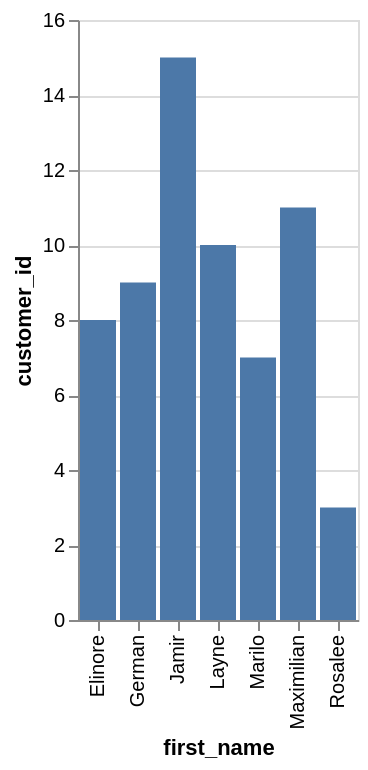

Vega-Lite specification for this chart:
### Vega-Lite specification from a JSON file in a GitHub repository (floating-point values rounded to 4 significant figures)
{"data": {"values": [{"x_data": "Elinore", "y_data": 8}, {"x_data": "German", "y_data": 9}, {"x_data": "Jamir", "y_data": 15}, {"x_data": "Layne", "y_data": 10}, {"x_data": "Marilo", "y_data": 7}, {"x_data": "Maximilian", "y_data": 11}, {"x_data": "Rosalee", "y_data": 3}]}, "mark": "bar", "encoding": {"x": {"field": "x_data", "type": "nominal", "title": "first_name", "sort": "ascending"}, "y": {"field": "y_data", "type": "quantitative", "title": "customer_id"}}}
